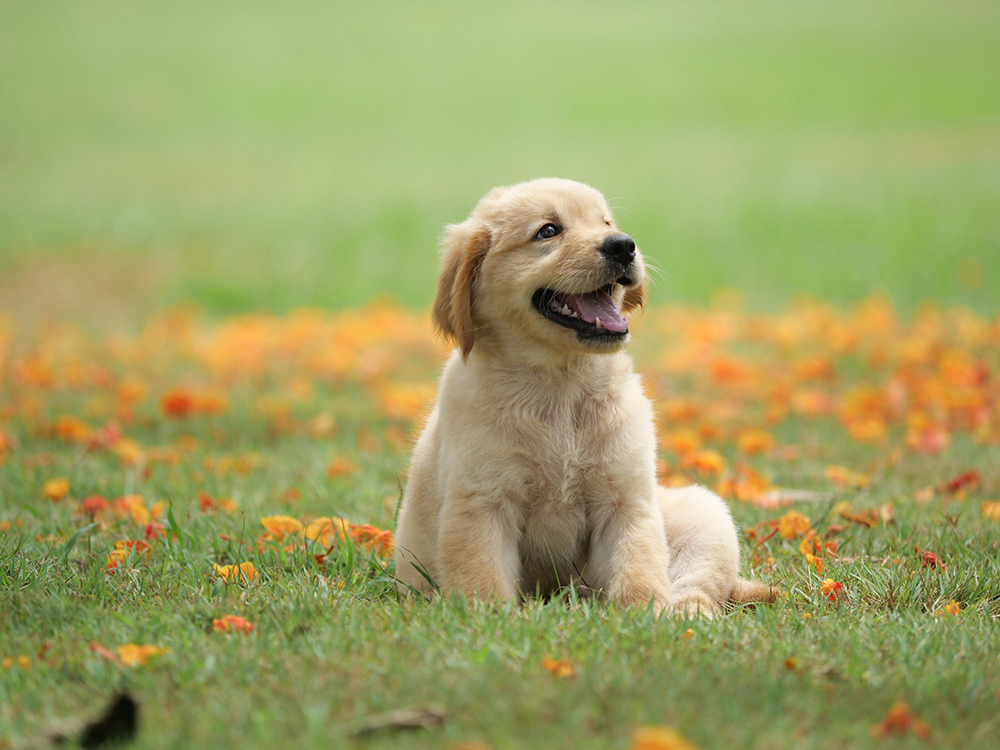
#> input picture ImageCompression/dog.jpg, 1000 x 750 px
$ python ImageCompression.py
#> lines starting #> are read from the running program, lines starting #| are printed output that depends on the picture
import cv2
import numpy as np

# Windows bitmaps - *.bmp, *.dib (always supported)
# JPEG files - *.jpeg, *.jpg, *.jpe (see the Note section)
# JPEG 2000 files - *.jp2 (see the Note section)
# Portable Network Graphics - *.png (see the Note section)
# WebP - *.webp (see the Note section)
# Portable image format - *.pbm, *.pgm, *.ppm *.pxm, *.pnm (always supported)
# PFM files - *.pfm (see the Note section)
# Sun rasters - *.sr, *.ras (always supported)
# TIFF files - *.tiff, *.tif (see the Note section)
# OpenEXR Image files - *.exr (see the Note section)
# Radiance HDR - *.hdr, *.pic (always supported)
# Raster and Vector geospatial data supported by GDAL (see the Note section)

img_path = './dog.jpg'
r_channel = 'r_channel.bmp'
g_channel = 'g_channel.bmp'
b_channel = 'b_channel.bmp'
jpeg_path = 'jpeg_q100_compression.jpg'
png_path = 'png_compression.png'
jpeg2000_path = 'jpeg2000_compression.jp2'

jpeg_q25_path = 'jpeg_q25_compression.jpg'
jpeg_q50_path = 'jpeg_q50_compression.jpg'
jpeg_q95_path = 'jpeg_q95_compression.jpg'

img = cv2.imread(img_path)
#> img is the input picture: shape (750, 1000, 3); mean B, G, R 99, 161.6, 159.2
img_data = np.array(img)
print('Image Source Shape; Width, Height, Dimension:', img_data.shape)
#| Image Source Shape; Width, Height, Dimension: (750, 1000, 3)
b, g, r = cv2.split(img_data)
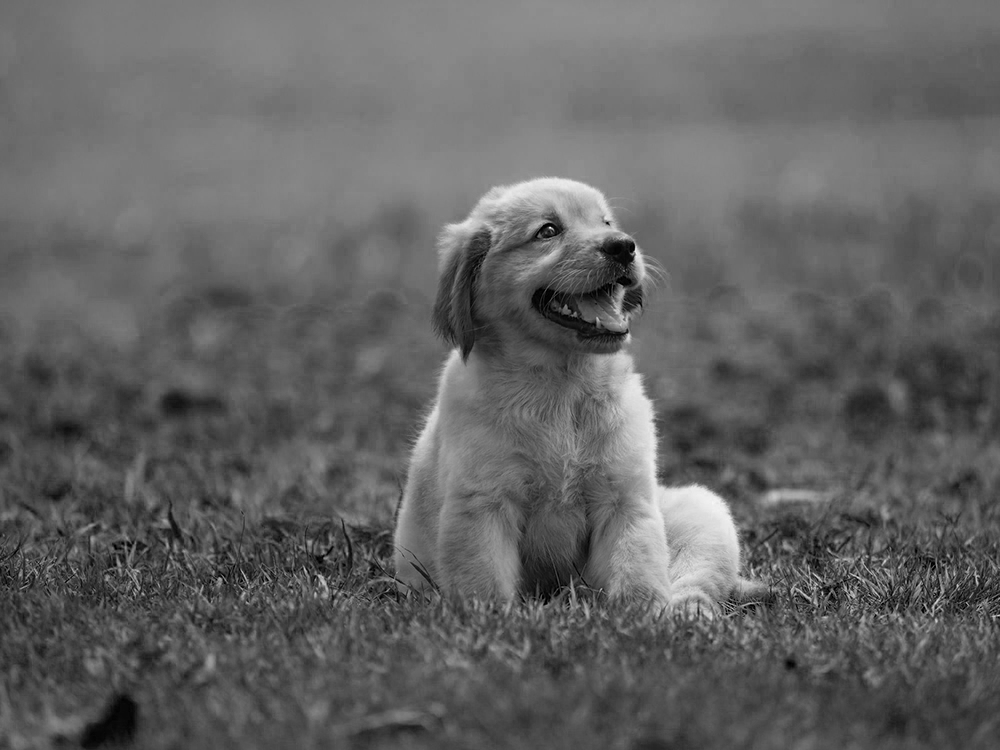
#> b: shape (750, 1000); min 0, max 253, mean 99
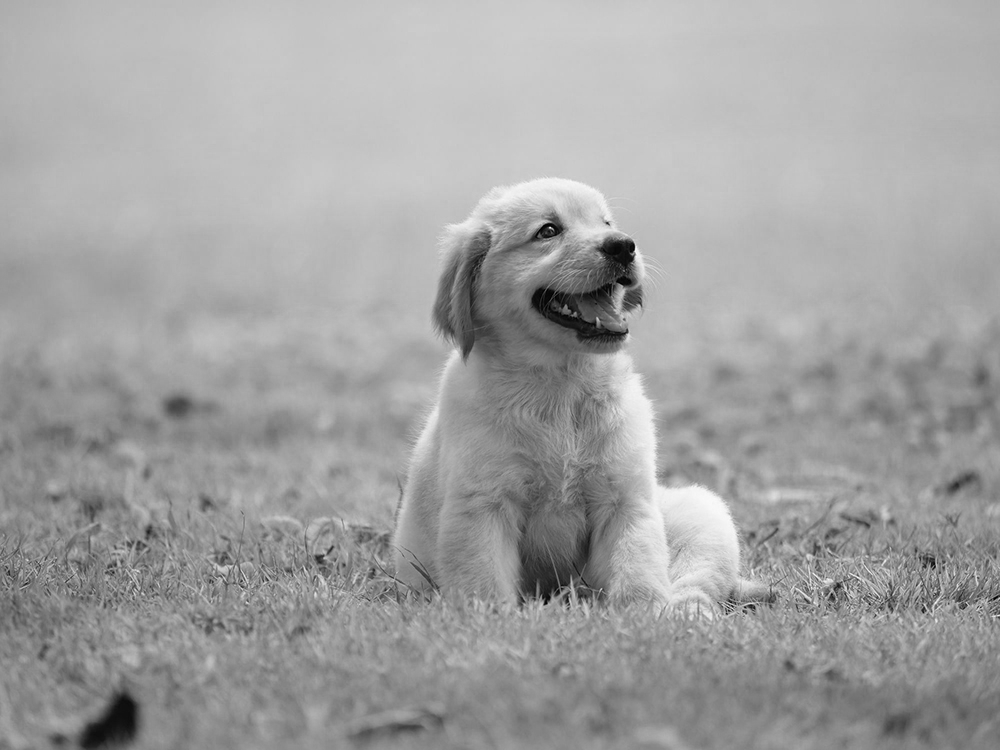
#> g: shape (750, 1000); min 0, max 255, mean 161.6
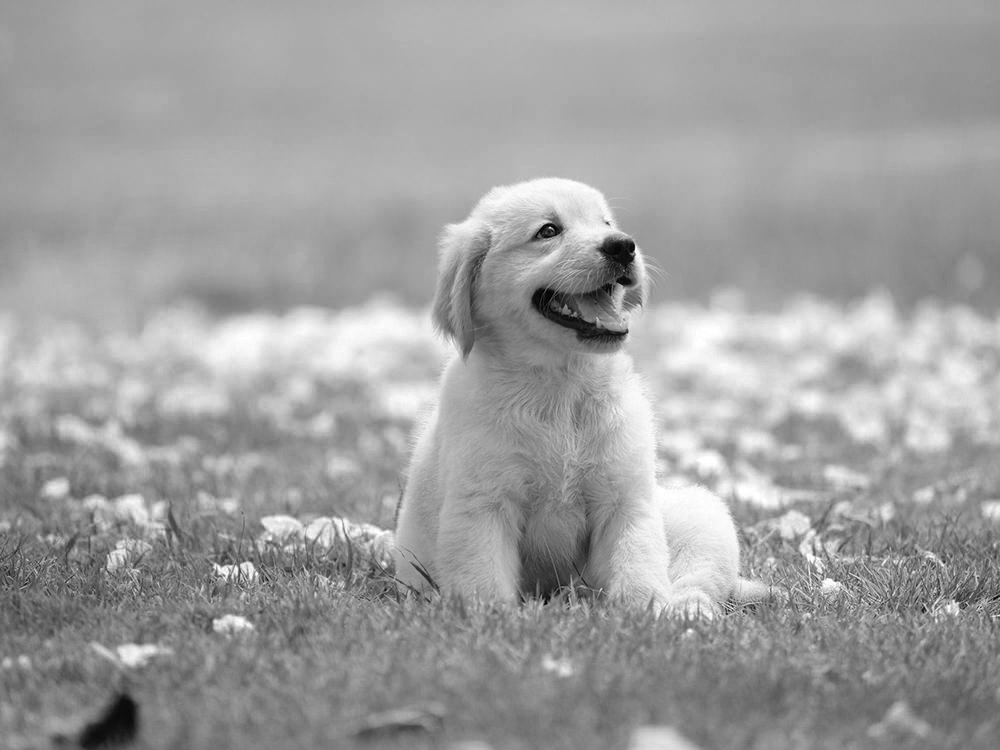
#> r: shape (750, 1000); min 0, max 255, mean 159.2
print('Image RGB Value; R:', r)
#> (printed output is left out)
print('Image RGB Check; R:', img_data[:, :, 2])
#> (printed output is left out)
print('Image RGB Value; G:', g)
#> (printed output is left out)
print('Image RGB Check; G:', img_data[:, :, 1])
#> (printed output is left out)
print('Image RGB Value; B:', b)
#> (printed output is left out)
print('Image RGB Check; B:', img_data[:, :, 0])
#> (printed output is left out)

cv2.imwrite(r_channel, r)
cv2.imwrite(g_channel, g)
cv2.imwrite(b_channel, b)

# For JPEG, it can be a quality from 0 to 100 (the higher is the better). Default value is 95.
cv2.imwrite(jpeg_path, img_data, [cv2.IMWRITE_JPEG_QUALITY, 100])
# For PNG, it can be the compression level from 0 to 9. A higher value means a smaller size and longer compression time
cv2.imwrite(png_path, img_data, [cv2.IMWRITE_PNG_COMPRESSION, 9])
# For JPEG2000, use to specify the target compression rate (multiplied by 1000). The value can be from 0 to 1000.
# Default is 1000.
cv2.imwrite(jpeg2000_path, img_data, [cv2.IMWRITE_JPEG2000_COMPRESSION_X1000, 700])

cv2.imwrite(jpeg_q25_path, img_data, [cv2.IMWRITE_JPEG_QUALITY, 25])
cv2.imwrite(jpeg_q50_path, img_data, [cv2.IMWRITE_JPEG_QUALITY, 50])
cv2.imwrite(jpeg_q95_path, img_data, [cv2.IMWRITE_JPEG_QUALITY, 95])
